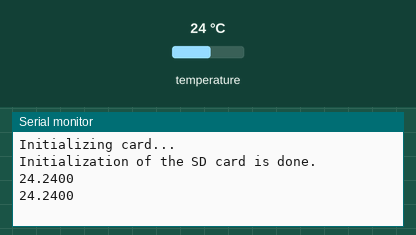
Bench run of a sketch on a simulated Arduino Uno, built with avr-gcc and run on an emulated ATmega328P. Parts: the last lines printed to the serial monitor. Inputs (shaded band) come from the test bench; at power-on: temperature 24 °C. Storage starts empty.

Above: at 3.3 s.
3.4 s: temperature set to 12 °C
At 4.6 s:
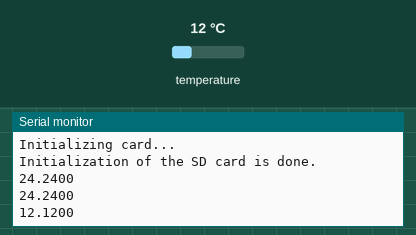
5.6 s: temperature set to 19 °C
At 6.5 s:
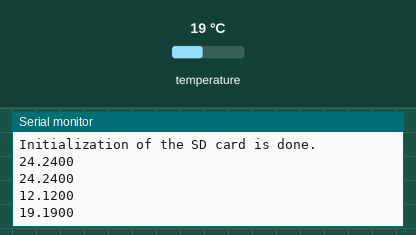
Timing chart, 0 to 8.6 s (numbered marks = the images above; inputs shaded):
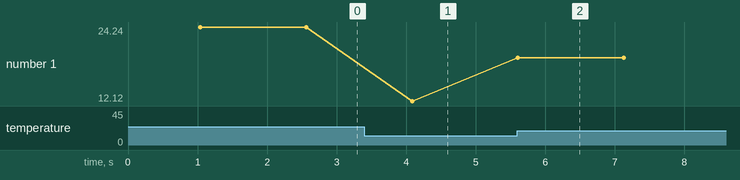

Measured:
- after the input at 3.4 s, the serial monitor: prints a new line after 0.69 s (image 1)
- after the input at 5.6 s, the serial monitor: prints a new line at once (image 2)
- plotted number 1: 24.24 → 12.12 after the input at 3.4 s, 12.12 → 19.19 after the input at 5.6 s

The sketch:

SD_Card_Interfacing.ino
```cpp
#include <OneWire.h>
#include <SPI.h>
#include <SD.h>

File myfile;
const int cs=4;

OneWire ds(2);  // on pin 2 //DS18S20 Temperature chip i/o

void setup()
{
  Serial.begin(9600);
  Serial.println("Initializing card...");
  if (!SD.begin(cs))
  {
    Serial.println("Initialization of the SD card failed!");
    return;
  }
  Serial.println("Initialization of the SD card is done.");
}

void loop(void)
{
  int HighByte, LowByte, TReading, SignBit, Tc_100, Whole;
  uint16_t Fract;
  byte i;
  byte present = 0;
  byte data[12];
  byte addr[8];

  ds.reset_search();
  if(!ds.search(addr))
  {
    //Serial.print("No more addresses.\n");
    ds.reset_search();
    return;
  }

  ds.reset();
  ds.select(addr);
  ds.write(0x44,1);         // start conversion, with parasite power on at the end

  delay(1000);     // maybe 750ms is enough, maybe not
  // we might do a ds.depower() here, but the reset will take care of it.

  present = ds.reset();
  ds.select(addr);
  ds.write(0xBE);         // Read Scratchpad

  for(i=0;i<9;i++)            // we need 9 bytes
  {
    data[i] = ds.read();
   // Serial.print(data[i], HEX);
   // Serial.print(" ");
  }

  LowByte = data[0];
  HighByte = data[1];
  TReading = (HighByte << 8) + LowByte;
  SignBit = TReading & 0x8000;  // test most sig bit
  if (SignBit) // negative
  {
    TReading = (TReading ^ 0xffff) + 1; // 2's comp
  }
  Tc_100 = (6 * TReading) + TReading / 4;    // multiply by (100 * 0.0625) or 6.25
  Whole = Tc_100 / 100;  // separate off the whole and fractional portions
  Fract = Tc_100;// % 100;

  Serial.print(Whole);
  Serial.print(".");
  Serial.print(Fract);
  Serial.print('\n');
  delay(500);
  /*
  File f;
  f = SD.open("tp.txt", FILE_WRITE);  // Creates a text file
  f.close();

  f = SD.open("tp.txt", FILE_WRITE);  // Opens text file tp.txt
  if (f)
  {
    Serial.println("Writing to the text file...");
    f.print(Whole);
    f.print('.');
    f.print(Fract);
    f.println();
    f.close(); // close the file:
    Serial.println("done closing.");
  }
  else
  {
    Serial.println("error opening the text file!");
  }

  //re-open the text file for reading:
  f = SD.open("tp.txt");
  if (f)
  {
    Serial.println("tp.txt:");
    // read all the text written on the file
    while (f.available())
    {
      Serial.write(f.read());//>>>>>>>>>>>>>>>>>>>>>>>>>>>>
    }
    f.close();
  } else
  {
    // if the file didn't open, report an error:
    Serial.println("error opening the text file!");
  }*/
}
```
